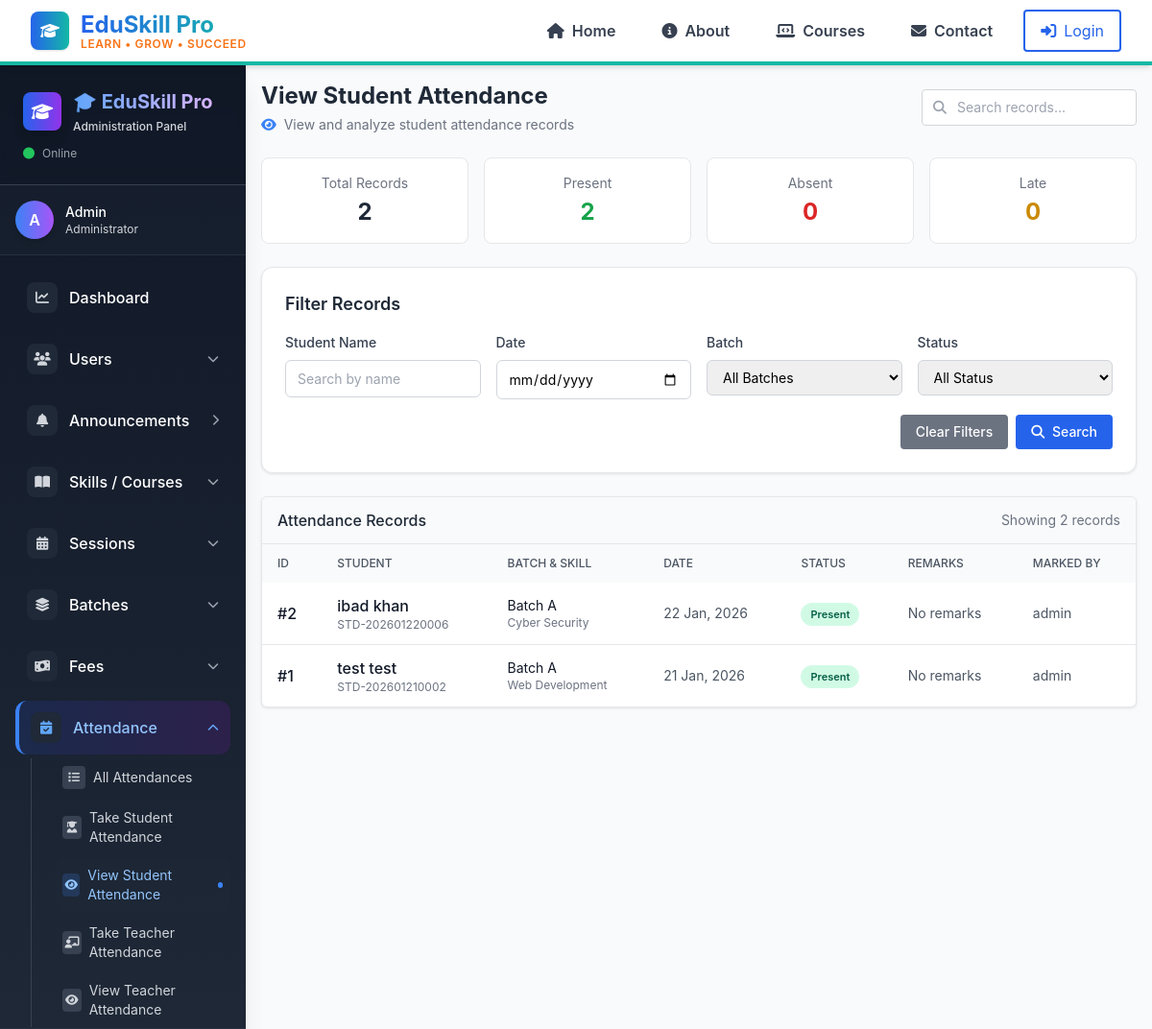
/admin/attendance/view_student_attendance.php, run on the app's committed database.
### tables this page shows
CREATE TABLE `student_attendance` (
  `id` int(11) NOT NULL,
  `enrollment_id` int(11) DEFAULT NULL,
  `student_id` int(11) DEFAULT NULL,
  `skill_id` int(11) DEFAULT NULL,
  `session_id` int(11) DEFAULT NULL,
  `batch_id` int(11) DEFAULT NULL,
  `attendance_date` date DEFAULT NULL,
  `attendance_status` varchar(20) NOT NULL DEFAULT 'present',
  `attendance_percentage` decimal(5,2) DEFAULT NULL,
  `marked_by` int(11) DEFAULT NULL,
  `remarks` text DEFAULT NULL,
  `status` varchar(50) DEFAULT NULL,
  `created_at` datetime DEFAULT NULL,
  `updated_at` datetime DEFAULT NULL
);

CREATE TABLE `students` (
  `id` int(11) NOT NULL,
  `user_id` int(11) DEFAULT NULL,
  `student_code` varchar(50) DEFAULT NULL,
  `name` varchar(255) DEFAULT NULL,
  `father_name` varchar(255) DEFAULT NULL,
  `gender` varchar(20) DEFAULT NULL,
  `dob` date DEFAULT NULL,
  `phone` varchar(50) DEFAULT NULL,
  `address` text DEFAULT NULL,
  `status` varchar(50) DEFAULT NULL,
  `created_at` datetime DEFAULT NULL,
  `updated_at` datetime DEFAULT NULL
);

CREATE TABLE `batches` (
  `id` int(11) NOT NULL,
  `skill_id` int(11) DEFAULT NULL,
  `session_id` int(11) DEFAULT NULL,
  `batch_name` varchar(255) DEFAULT NULL,
  `start_time` time DEFAULT NULL,
  `end_time` time DEFAULT NULL,
  `max_students` int(11) DEFAULT NULL,
  `status` varchar(50) DEFAULT NULL,
  `created_at` timestamp NOT NULL DEFAULT current_timestamp(),
  `updated_at` timestamp NOT NULL DEFAULT current_timestamp() ON UPDATE current_timestamp()
);

CREATE TABLE `skills` (
  `id` int(11) NOT NULL,
  `skill_name` varchar(255) DEFAULT NULL,
  `duration_months` int(11) DEFAULT NULL,
  `level` varchar(50) DEFAULT NULL,
  `description` text DEFAULT NULL,
  `has_syllabus` tinyint(1) DEFAULT NULL,
  `has_practice` tinyint(1) DEFAULT NULL,
  `status` varchar(50) DEFAULT NULL,
  `created_at` datetime DEFAULT NULL,
  `updated_at` datetime DEFAULT NULL
);

CREATE TABLE `users` (
  `id` int(11) NOT NULL,
  `username` varchar(255) DEFAULT NULL,
  `email` varchar(255) DEFAULT NULL,
  `password` varchar(255) DEFAULT NULL,
  `user_type_id` int(11) DEFAULT NULL,
  `status` varchar(50) DEFAULT NULL,
  `created_at` datetime DEFAULT NULL,
  `updated_at` datetime DEFAULT NULL
);

### admin/attendance/view_student_attendance.php (the view, shortened to what this page needs)
<?php
require_once __DIR__ . '/../../config/db.php';
$where_conditions = ["sa.status='active'"];
$where_clause = !empty($where_conditions) ? 'WHERE ' . implode(' AND ', $where_conditions) : '';
$attendance_query = "
    SELECT sa.*, s.name as student_name, s.student_code, sk.skill_name, se.session_name, b.batch_name
    FROM student_attendance sa
    JOIN students s ON sa.student_id = s.id
    JOIN skills sk ON sa.skill_id = sk.id
    JOIN sessions se ON sa.session_id = se.id
    JOIN batches b ON sa.batch_id = b.id
    $where_clause
    ORDER BY sa.attendance_date DESC, s.name
    LIMIT 200
";
$attendance_result = mysqli_query($conn, $attendance_query);
$summary_query = "
    SELECT
        sa.attendance_status,
        COUNT(*) as count
    FROM student_attendance sa
    JOIN students s ON sa.student_id = s.id
    $where_clause
    GROUP BY sa.attendance_status
";
$summary_result = mysqli_query($conn, $summary_query);
$attendance_summary = [
    'present' => 0,
    'absent' => 0,
    'late' => 0,
    'total' => 0
];
while ($row = mysqli_fetch_assoc($summary_result)) {
    $attendance_summary[$row['attendance_status']] = $row['count'];
    $attendance_summary['total'] += $row['count'];
}
?>
<!DOCTYPE html>
<html lang="en">
<head>
    <script src="https://cdn.tailwindcss.com"></script>
    <link rel="stylesheet" href="https://cdnjs.cloudflare.com/ajax/libs/font-awesome/6.5.0/css/all.min.css">
</head>
<body class="bg-gray-50 min-h-screen">
    <?php include __DIR__ . '/../../includes/navbar.php'; ?>
    <div class="flex">
         <?php include __DIR__ . '/../includes/sidebar.php'; ?>
        <main class="flex-1 p-4">
            <div class="flex justify-between items-center mb-6">
                <div>
                    <h1 class="text-2xl font-bold text-gray-800">View Student Attendance</h1>
                    <p class="text-gray-500 text-sm mt-1">
                        <i class="fas fa-eye text-blue-500 mr-1"></i>
                        View and analyze student attendance records
                    </p>
                </div>
                <div class="flex items-center gap-3">
                    <div class="relative">
                        <div class="absolute inset-y-0 left-0 pl-3 flex items-center pointer-events-none">
                        </div>
                        <input type="text"
                            placeholder="Search records..."
                            class="pl-9 pr-3 py-2 rounded border border-gray-300 focus:ring-2 focus:ring-blue-500 focus:border-blue-500 w-56 text-sm search-box"
                            id="searchInput">
                    </div>
                </div>
            </div>
            <div class="grid grid-cols-1 md:grid-cols-4 gap-4 mb-6">
                <div class="summary-card">
                    <div class="text-center">
                        <p class="text-sm text-gray-500 mb-1">Total Records</p>
                        <h3 class="text-2xl font-bold text-gray-800"><?= $attendance_summary['total'] ?></h3>
                    </div>
                </div>
                <div class="summary-card">
                    <div class="text-center">
                        <p class="text-sm text-gray-500 mb-1">Present</p>
                        <h3 class="text-2xl font-bold text-green-600"><?= $attendance_summary['present'] ?></h3>
                    </div>
                </div>
                <div class="summary-card">
                    <div class="text-center">
                        <p class="text-sm text-gray-500 mb-1">Absent</p>
                        <h3 class="text-2xl font-bold text-red-600"><?= $attendance_summary['absent'] ?></h3>
                    </div>
                </div>
                <div class="summary-card">
                    <div class="text-center">
                        <p class="text-sm text-gray-500 mb-1">Late</p>
                        <h3 class="text-2xl font-bold text-yellow-600"><?= $attendance_summary['late'] ?></h3>
                    </div>
                </div>
            </div>
            <div class="form-container mb-6">
                <h3 class="text-lg font-semibold text-gray-800 mb-4">Filter Records</h3>
                <form method="GET" class="grid grid-cols-1 md:grid-cols-4 gap-4">
                    <div>
                        <label class="block text-sm font-medium text-gray-700 mb-2">Student Name</label>
                        <input type="text"
                            name="student_name"
                            class="search-box w-full"
                            placeholder="Search by name"
                            value="<?= htmlspecialchars($_GET['student_name'] ?? '') ?>">
                    </div>
                    <div>
                        <label class="block text-sm font-medium text-gray-700 mb-2">Date</label>
                        <input type="date"
                            name="attendance_date"
                            class="search-box w-full"
                            value="<?= htmlspecialchars($_GET['attendance_date'] ?? '') ?>">
                    </div>
                    <div>
                        <label class="block text-sm font-medium text-gray-700 mb-2">Batch</label>
                        <select name="batch_id" class="search-box w-full">
                            <option value="">All Batches</option>
                        </select>
                    </div>
                    <div>
                        <label class="block text-sm font-medium text-gray-700 mb-2">Status</label>
                        <select name="attendance_status" class="search-box w-full">
                            <option value="">All Status</option>
                        </select>
                    </div>
                    <div class="md:col-span-4 flex justify-end gap-2">
                        <a href="view_student_attendance.php" class="bg-gray-500 hover:bg-gray-600 text-white px-4 py-2 rounded text-sm font-medium">
                            Clear Filters
                        </a>
                        <button type="submit" class="bg-blue-600 hover:bg-blue-700 text-white px-4 py-2 rounded text-sm font-medium">
                            <i class="fas fa-search mr-1"></i> Search
                        </button>
                    </div>
                </form>
            </div>
            <div class="table-container">
                <div class="px-4 py-3 border-b bg-gray-50 flex justify-between items-center">
                    <h3 class="font-medium text-gray-800">Attendance Records</h3>
                    <span class="text-sm text-gray-500">
                        Showing <?= mysqli_num_rows($attendance_result) ?> records
                    </span>
                </div>
                <?php if (mysqli_num_rows($attendance_result) > 0): ?>
                    <div class="overflow-x-auto">
                        <table class="w-full">
                            <thead class="bg-gray-50">
                                <tr>
                                    <th class="py-3 px-4 text-left text-xs font-medium text-gray-600 uppercase">ID</th>
                                    <th class="py-3 px-4 text-left text-xs font-medium text-gray-600 uppercase">Student</th>
                                    <th class="py-3 px-4 text-left text-xs font-medium text-gray-600 uppercase">Batch & Skill</th>
                                    <th class="py-3 px-4 text-left text-xs font-medium text-gray-600 uppercase">Date</th>
                                    <th class="py-3 px-4 text-left text-xs font-medium text-gray-600 uppercase">Status</th>
                                    <th class="py-3 px-4 text-left text-xs font-medium text-gray-600 uppercase">Remarks</th>
                                    <th class="py-3 px-4 text-left text-xs font-medium text-gray-600 uppercase">Marked By</th>
                                </tr>
                            </thead>
                            <tbody class="divide-y divide-gray-200">
                                <?php while ($record = mysqli_fetch_assoc($attendance_result)):
                                    $badge_class = '';
                                    switch ($record['attendance_status']) {
                                        case 'present':
                                            $badge_class = 'badge-present';
                                            break;
                                    }
                                    $marked_by_query = "SELECT username FROM users WHERE id = {$record['marked_by']}";
                                    $marked_by_result = mysqli_query($conn, $marked_by_query);
                                    $marked_by = mysqli_fetch_assoc($marked_by_result);
                                ?>
                                    <tr class="attendance-row">
                                        <td class="py-3 px-4">
                                            <div class="font-medium text-gray-900">#<?= $record['id'] ?></div>
                                        </td>
                                        <td class="py-3 px-4 student-name">
                                            <div class="font-medium text-gray-900"><?= htmlspecialchars($record['student_name']) ?></div>
                                            <div class="text-xs text-gray-500"><?= $record['student_code'] ?></div>
                                        </td>
                                        <td class="py-3 px-4">
                                            <div class="text-sm text-gray-900"><?= htmlspecialchars($record['batch_name']) ?></div>
                                            <div class="text-xs text-gray-500"><?= htmlspecialchars($record['skill_name']) ?></div>
                                        </td>
                                        <td class="py-3 px-4">
                                            <div class="text-sm text-gray-600"><?= date('d M, Y', strtotime($record['attendance_date'])) ?></div>
                                        </td>
                                        <td class="py-3 px-4">
                                            <span class="<?= $badge_class ?> attendance-badge">
                                                <?= ucfirst($record['attendance_status']) ?>
                                            </span>
                                        </td>
                                        <td class="py-3 px-4">
                                            <div class="text-sm text-gray-600 max-w-xs">
                                                <?= htmlspecialchars($record['remarks'] ?: 'No remarks') ?>
                                            </div>
                                        </td>
                                        <td class="py-3 px-4">
                                            <div class="text-sm text-gray-600">
                                                <?= $marked_by['username'] ?? 'Admin' ?>
                                            </div>
                                        </td>
                                    </tr>
                                <?php endwhile; ?>
                            </tbody>
                        </table>
                    </div>
                <?php endif; ?>
            </div>
        </main>
    </div>
</body>
</html>

### data on the page
student_attendance: id "2", student.name "ibad khan", student.student_code "STD-202601220006", batch.batch_name "Batch A", skill.skill_name "Cyber Security", attendance_date "22 Jan, 2026", attendance_status "Present", remarks "No remarks", users.username "admin"
student_attendance: id "1", student.name "test test", student.student_code "STD-202601210002", batch.batch_name "Batch A", skill.skill_name "Web Development", attendance_date "21 Jan, 2026", attendance_status "Present", remarks "No remarks", users.username "admin"

### other printed values
substr($current_user, 0, 1) "A"
$current_user "Admin"
$current_role "Administrator"
$attendance_summary['total'] "2"
$attendance_summary['present'] "2"
$attendance_summary['absent'] "0"
$attendance_summary['late'] "0"
mysqli_num_rows($attendance_result) "2"
